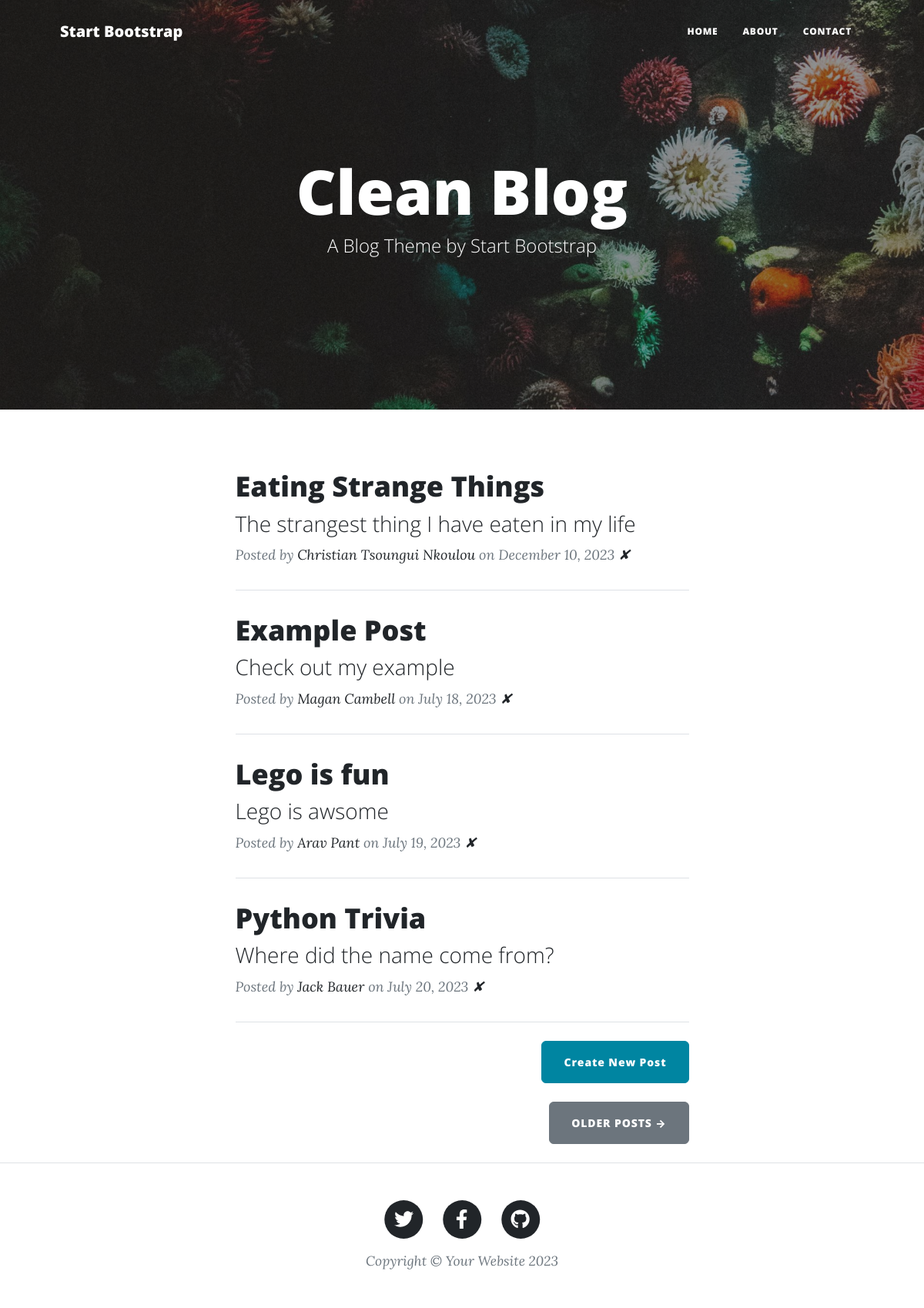
The app's page /, older data.
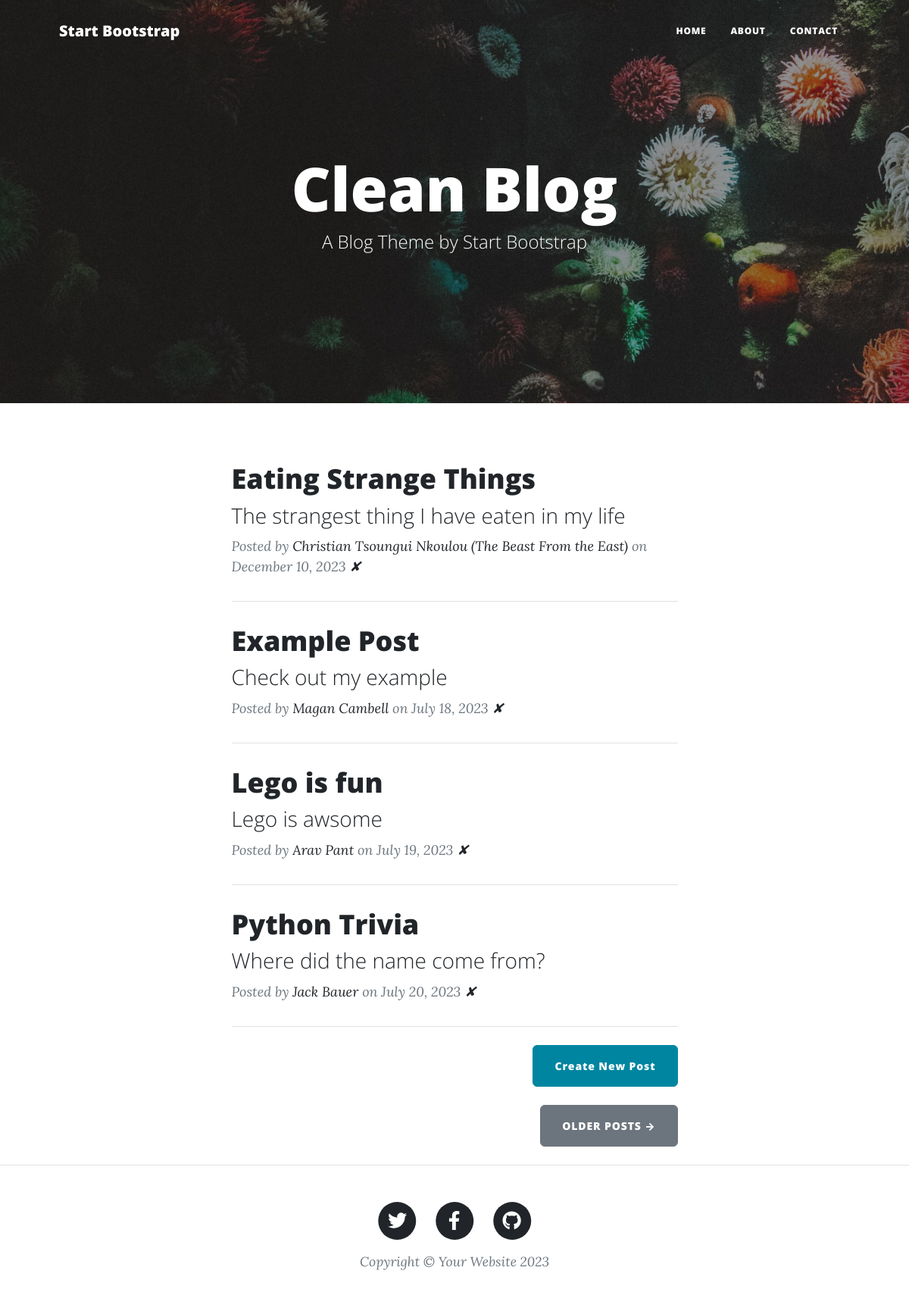
The same page, newer data.
### main.py (models this page shows)
class BlogPost(db.Model):
    id = db.Column(db.Integer, primary_key=True)
    title = db.Column(db.String(250), unique=True, nullable=False)
    subtitle = db.Column(db.String(250), nullable=False)
    date = db.Column(db.String(250), nullable=False)
    body = db.Column(db.Text, nullable=False)
    author = db.Column(db.String(250), nullable=False)
    img_url = db.Column(db.String(250), nullable=False)

### main.py (the view)
@app.route('/')
def get_all_posts():
    posts = []
    with app.app_context():
        results = db.session.execute(db.select(BlogPost).order_by(BlogPost.date))
        posts = results.scalars().all()
    return render_template("index.html", all_posts=posts)

### templates/index.html
{% include "header.html" %}
<header
  class="masthead"
  style="background-image: url('../static/assets/img/home-bg.jpg')"
>
  <div class="container position-relative px-4 px-lg-5">
    <div class="row gx-4 gx-lg-5 justify-content-center">
      <div class="col-md-10 col-lg-8 col-xl-7">
        <div class="site-heading">
          <h1>Clean Blog</h1>
          <span class="subheading">A Blog Theme by Start Bootstrap</span>
        </div>
      </div>
    </div>
  </div>
</header>
<div class="container px-4 px-lg-5">
  <div class="row gx-4 gx-lg-5 justify-content-center">
    <div class="col-md-10 col-lg-8 col-xl-7">
      {% for post in all_posts %}
      <div class="post-preview">
        <a href="{{ url_for('show_post', post_id=post.id) }}">
          <h2 class="post-title">{{ post.title }}</h2>
          <h3 class="post-subtitle">{{ post.subtitle }}</h3>
        </a>
        <p class="post-meta">
          Posted by
          <a href="#">{{post.author}}</a>
          on {{post.date}}
          <a href="{{ url_for('delete_post', post_id=post.id) }}">✘</a>
        </p>
      </div>
      <hr class="my-4" />
      {% endfor %}
      <div class="d-flex justify-content-end mb-4">
        <a
          class="btn btn-primary float-right"
          href="{{ url_for('add_new_post') }}"
          >Create New Post</a
        >
      </div>
      <div class="d-flex justify-content-end mb-4">
        <a class="btn btn-secondary text-uppercase" href="#!">Older Posts →</a>
      </div>
    </div>
  </div>
</div>
{% include "footer.html" %}

Row changes from the older to the newer data that the page shows:
changed BlogPost "Eating Strange Things": author "Christian Tsoungui Nkoulou" → "Christian Tsoungui Nkoulou (The Beast From the East)"
